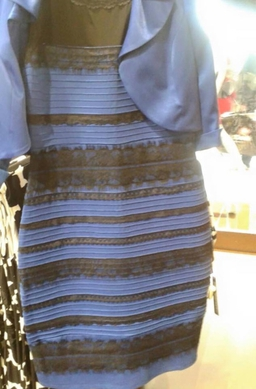
#> input picture input/The_dress_blueblackwhitegold.jpeg, 256 x 389 px
$ python main.py
#> lines starting #> are read from the running program, lines starting #| are printed output that depends on the picture
"""
KMeans Colour Checker
KMeans cluster analysis to grab the percentages, hex codes and names of colours in a given
image. Simply put any image you'd like to check through the script.
author: bmo-ds@github.com
date: June 2023
"""
import cv2
import requests
import numpy as np
import matplotlib.pyplot as plt
from matplotlib.patches import Rectangle

from sklearn.cluster import KMeans


# Main Colour Checker class
class CChecker:
    def __init__(self, image, n_clusters=5, save_image=False):  # number of clusters is n_cluster-1, so 5 is 4
        """Init class, take image, reshape and run KMeans cluster"""
        self.image = image
        self.n_clusters = n_clusters
        self.save_image = save_image

    def analyze_image(self):
        # Run the analysis and output cluster information
        _, colours = self.run_kmeans()
        hex_colours = self.fetch_colours(colours)[::-1]  # grab colour names, reverse for plotting
        percents = colours[::-1]  # reverse for plotting
        self.plot_colours(hex_colours, percents)  # plot data

    def colour_name(self, hex_code):
        try:  # search color-name.com for match
            r = requests.get(f"https://www.color-name.com/hex/{hex_code[1:]}")
            colour_name = r.text.split("color name is ")[1].split("<")[0]
        except:  # if no colour or site access down, return no name
            print("No name found")
            return "No Name"

        return colour_name

    def fetch_colours(self, colours):
        """Grab colour names, sort and plot"""
        temp_list = []
        for colour in colours:
            temp_list2 = []
            for i in colour[1]:
                temp_list2.append(int(i))
            temp_list.append(temp_list2)

        hex_colours = []
        for j in temp_list:
            hex_code = self.rgb_to_hex(tuple(j))
            hex_colours.append(hex_code)

        return hex_colours

    def plot_colours(self, hex_colours, percents):
        # Create figure, axes
        fig = plt.figure(figsize=[6, 6])
        ax = fig.add_subplot(111)

        # Create rectangles to add to fig
        rect_0 = Rectangle((0, 0), 200, 200, color=hex_colours[0])
        ax.text(55, 100, hex_colours[0]+" "+(str(round(percents[0][0]*100, 2)))+"%")
        temp_name = self.colour_name(hex_colours[0])
        ax.text(55, 80, temp_name)

        rect_1 = Rectangle((0, 0), 200, -200, color=hex_colours[1])
        ax.text(55, -100, hex_colours[1]+" "+(str(round(percents[1][0]*100, 2)))+"%")
        temp_name = self.colour_name(hex_colours[1])
        ax.text(55, -120, temp_name)

        rect_2 = Rectangle((0, 0), -200, 200, color=hex_colours[2])
        ax.text(-142, 100, hex_colours[2]+" "+(str(round(percents[2][0]*100, 2)))+"%")
        temp_name = self.colour_name(hex_colours[2])
        ax.text(-142, 80, temp_name)

        rect_3 = Rectangle((0, 0), -200, -200, color=hex_colours[3])
        ax.text(-142, -100, hex_colours[3]+" "+(str(round(percents[3][0]*100, 2)))+"%")
        temp_name = self.colour_name(hex_colours[3])
        ax.text(-142, -120, temp_name)

        # Add rectangles to fig
        ax.add_patch(rect_0)
        ax.add_patch(rect_1)
        ax.add_patch(rect_2)
        ax.add_patch(rect_3)

        # Clean axes
        plt.xlim([-200, 200])
        plt.ylim([-200, 200])
        plt.axis("off")

        if self.save_image:
            title = self.image.split("input/")[1].split(".")[0]
            plt.savefig(f"output/{title}_analysis.png")
        else:
            plt.show()

    def rgb_to_hex(self, rgb):
        return "#" + "%02x%02x%02x" % rgb

    def run_kmeans(self):
        image = cv2.imread(self.image)
#> image is the input picture: shape (389, 256, 3); mean B, G, R 138.2, 135.5, 137.2
        image = cv2.cvtColor(image, cv2.COLOR_BGR2RGB)
        reshape = image.reshape((image.shape[0] * image.shape[1], 3))
        cluster = KMeans(n_clusters=self.n_clusters).fit(reshape)  # n_clusters: how many colours

        visualize, colours = self.visualize_colours(cluster, cluster.cluster_centers_)

        return visualize, colours

    def visualize_colours(self, cluster, centroids):
        # Get clusters, create histogram, normalize values
        labels = np.arange(0, len(np.unique(cluster.labels_)) + 1)
        (hist, _) = np.histogram(cluster.labels_, bins=labels)
        hist = hist.astype("float")
        hist /= hist.sum()

        # Create frequencies and iterate through each colour and percentage
        rect = np.zeros((50, 300, 3), dtype=np.uint8)
        colours = sorted([(percent, colour) for (percent, colour) in zip(hist, centroids)])

        start = 0
        for (percent, colour) in colours:
            print(colour, "{:0.2f}%".format(percent*100))
            end = start + (percent * 300)
            cv2.rectangle(rect, (int(start), 0), (int(end), 50), colour.astype("uint8").tolist(), -1)
            start = end
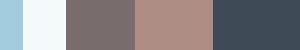
#> rect: shape (50, 300, 3); mean of channels 0, 1, 2 136.8, 135.1, 138.1; drawn as B, G, R
        return rect, colours


# Example use
input_image = "input/The_dress_blueblackwhitegold.jpeg"

# Set up checker, analyze
CC = CChecker(input_image, n_clusters=5, save_image=True)
CC.analyze_image()
#> in run_kmeans, `visualize, colours = self.visualize_colours(cluster, cluster.cluster_c..`: colours = [(0.0799, [222.8, 205.9, 164]), (0.14, [249.4, 250.2, 243.2]), (0.232, [108.3, 108.5, 120.3]), (0.259, [132.7, 142.7, 174.1]), (0.288, [86.11, 75.41, 62.16])]
#> the loop in fetch_colours, `for colour in colours:` made 5 passes
#> colour on passes 1 to 5: (0.0799, [222.8, 205.9, 164]), (0.14, [249.4, 250.2, 243.2]), (0.232, [108.3, 108.5, 120.3]), (0.259, [132.7, 142.7, 174.1]), (0.288, [86.11, 75.41, 62.16])
#> after the loop in fetch_colours, `for colour in colours:`: temp_list = [[222, 205, 163], [249, 250, 243], [108, 108, 120], [132, 142, 174], [86, 75, 62]]
#> the loop in fetch_colours, `for j in temp_list:` made 5 passes
#> (j, hex_code) on passes 1 to 5: ([222, 205, 163], '#decda3'), ([249, 250, 243], '#f9faf3'), ([108, 108, 120], '#6c6c78'), ([132, 142, 174], '#848eae'), ([86, 75, 62], '#564b3e')
#> after the loop in fetch_colours, `for j in temp_list:`: hex_colours = ['#decda3', '#f9faf3', '#6c6c78', '#848eae', '#564b3e']
#> in analyze_image, `hex_colours = self.fetch_colours(colours)[::-1]`: hex_colours = ['#564b3e', '#848eae', '#6c6c78', '#f9faf3', '#decda3']
#> in analyze_image, `percents = colours[::-1]`: percents = [(0.288, [86.11, 75.41, 62.16]), (0.259, [132.7, 142.7, 174.1]), (0.232, [108.3, 108.5, 120.3]), (0.14, [249.4, 250.2, 243.2]), (0.0799, [222.8, 205.9, 164])]
#> (the call stopped at in colour_name, `r = requests.get(f"https://www.color-name.com/hex/{hex_code[1:]}")`: the network is not available in this run)
